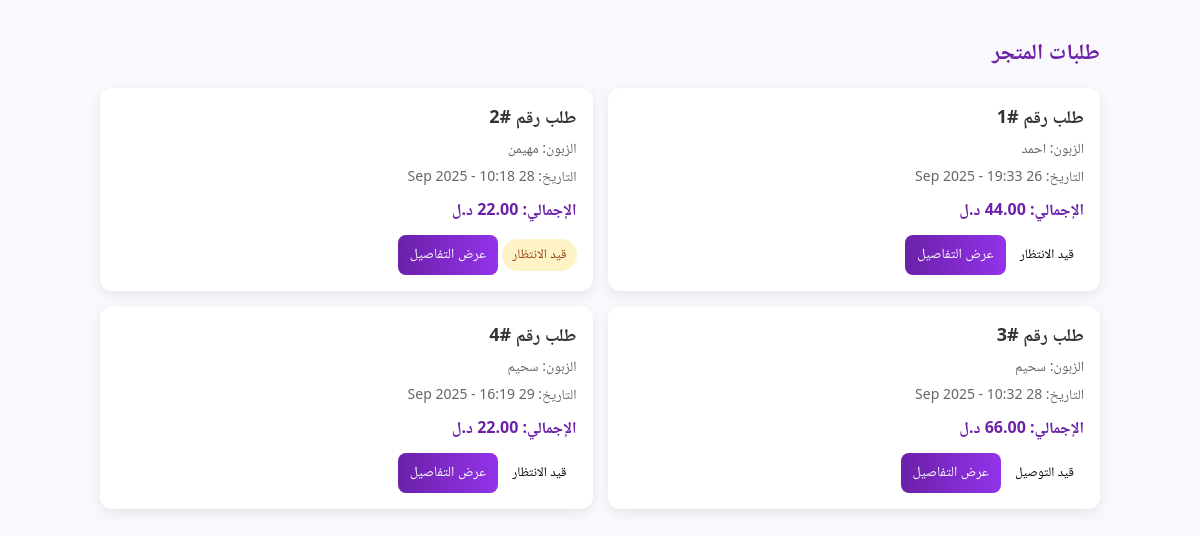
Page /vendor_orders/ (signed in) on the committed database.
### Order/models.py (models this page shows, shortened)
class Order(models.Model):
    STATUS_CHOICES = [
        ('pending', 'قيد الانتظار'),
        ('قيد التوصيل', 'قيد التوصيل'),  # خيار جديد
        ('مكتمل', 'مكتمل'),
        ('ملغي', 'ملغى'),
    ]
    user = models.ForeignKey(CustomUser, on_delete=models.CASCADE)
    created_at = models.DateTimeField(auto_now_add=True)
    status = models.CharField(max_length=20, choices=STATUS_CHOICES, default='pending')
    total_price = models.DecimalField(max_digits=10, decimal_places=2)

### Account/models.py (models this page shows)
class CustomUser(AbstractUser):
    USER_TYPE_CHOICES = (
        ('vendor', 'Vendor'),
        ('customer', 'Customer'),
    )
    user_type = models.CharField(max_length=10, choices=USER_TYPE_CHOICES, default='customer')

### Order/views.py (the view)
# urls.py: path('vendor_orders/',vendor_orders,name='vendor_orders'),
@login_required
def vendor_orders(request):
    orders = Order.objects.filter(items__product__vendor=request.user.vendor).distinct()
    return render(request, 'Order/vendor_orders.html', {'orders': orders})

### templates/Order/vendor_orders.html (shortened to what this page needs)
<!DOCTYPE html>
<html lang="ar">
<head>
</head>
<body>
  <div class="container">
    <h1>طلبات المتجر</h1>
    {% if orders %}
      <div class="orders-grid">
        {% for order in orders %}
          <div class="card">
            <h3>طلب رقم #{{ order.id }}</h3>
            <div class="small">الزبون: {{ order.user.get_full_name|default:order.user.username }}</div>
            <div class="small">التاريخ: {{ order.created_at|date:"d M Y - H:i" }}</div>
            <div class="price">الإجمالي: {{ order.total_price|default:"0.00" }} د.ل</div>
            {% if order.status %}
              <div class="status
                  {% if order.status|lower == 'pending' %}pending
                  {% elif order.status|lower == 'completed' %}completed
                  {% elif order.status|lower == 'cancelled' or order.status|lower == 'canceled' %}cancelled
                  {% endif %}">
                {{ order.get_status_display|default:order.status }}
              </div>
            {% endif %}
            <a href="{% url 'Order:order_detail' order.id %}" class="btn">عرض التفاصيل</a>
          </div>
        {% endfor %}
      </div>
    {% else %}
      <div class="empty">
        <h3>مافيش طلبات لمنتجاتك حالياً</h3>
        <p class="small">أول ما الزباين يشتروا من منتجاتك، رح يبينوا هنا.</p>
      </div>
    {% endif %}
  </div>
</body>
</html>

### templates/Order/vendor_orders.html (style rules this page uses)
body { margin:0; font-family: "Segoe UI", Tahoma, Arial, "Noto Naskh Arabic", sans-serif; background:#f9f8fc; padding:20px; direction: rtl; }
.container { max-width: 1000px; margin: auto; }
h1 { color:#6b21a8; margin-bottom: 15px; font-size: 22px; }
.orders-grid { display: grid; grid-template-columns: 1fr; gap: 15px; }
@media (min-width: 768px) { .orders-grid { grid-template-columns: repeat(2,1fr); } }
.card { background: #fff; padding: 16px; border-radius: 12px; box-shadow: 0 4px 12px rgba(0,0,0,0.08); }
.card h3 { margin:0; font-size: 18px; color:#333; }
.small { color:#666; font-size: 14px; margin-top:4px; }
.price { color:#6b21a8; font-weight: bold; margin-top:8px; }
.status { display:inline-block; padding:5px 10px; border-radius: 999px; font-size: 13px; margin-top:8px; }
.status.pending { background:#fef3c7; color:#92400e; }
.btn { display:inline-block; margin-top:10px; padding:8px 12px; background:linear-gradient(90deg,#6b21a8,#9333ea); color:#fff; border-radius:8px; text-decoration:none; font-size: 14px; }

### rows in the picture
Order: id "1", user.get_full_name "احمد", created_at "26 Sep 2025 - 19:33", status "قيد الانتظار"
Order: id "2", user.get_full_name "مهيمن", created_at "28 Sep 2025 - 10:18", total_price "22.00", status "قيد الانتظار"
Order: id "3", user.get_full_name "سحيم", created_at "28 Sep 2025 - 10:32", status "قيد التوصيل"
Order: id "4", user.get_full_name "سحيم", created_at "29 Sep 2025 - 16:19", total_price "22.00", status "قيد الانتظار"
